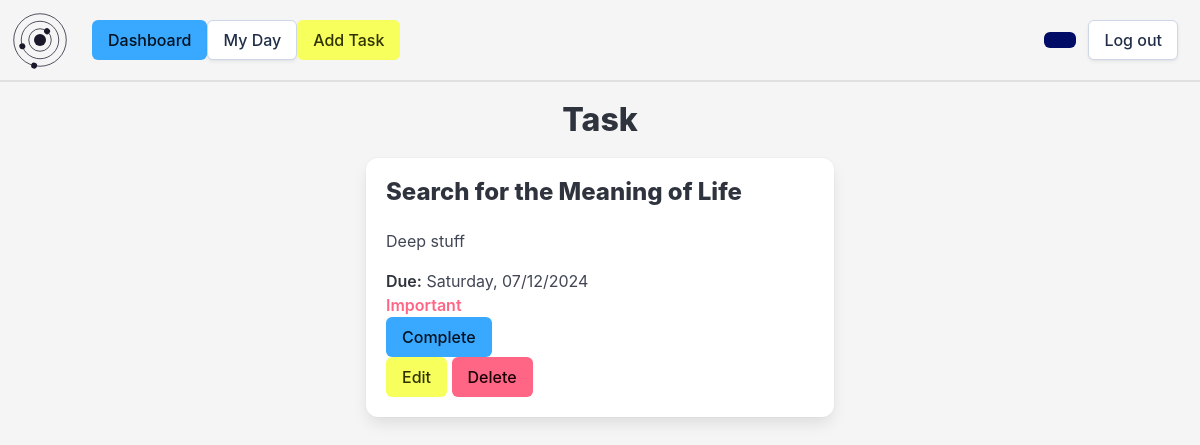
The app's page /task/ac76f1a1-8ae4-44cd-9612-8a9a358b25b8, older data.
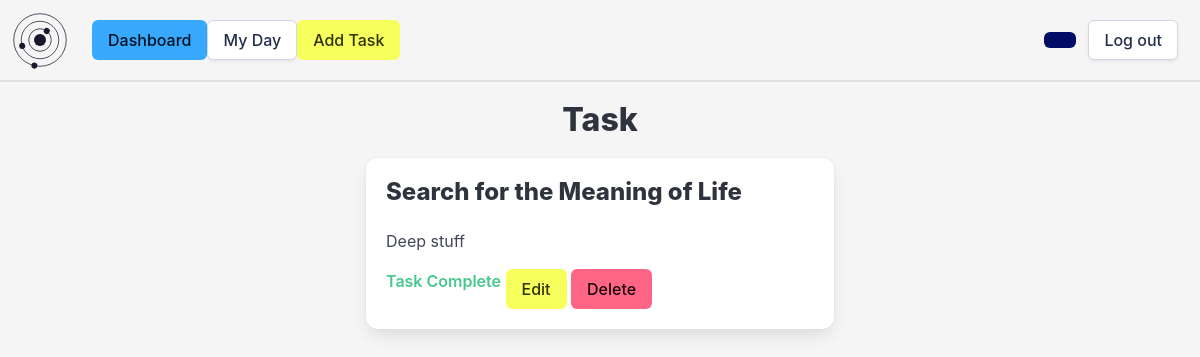
The same page, newer data.
### setup_db.py (models this page shows)
class Task(Base):
    __tablename__ = 'tasks'
    task_id = Column(String, primary_key=True)
    name = Column(String, nullable=False)
    details = Column(String)
    important = Column(Boolean, nullable=False)
    due_date = Column(DateTime, nullable=False)
    completed = Column(Boolean, nullable=False)
    user_id = Column(String, ForeignKey('userdetails.id'), nullable=False)
    group_id = Column(String, ForeignKey('groups.group_id'), nullable=False)
    user = relationship('User', back_populates='tasks')
    groups = relationship('Group', back_populates='tasks')

### app.py (the view)
@app.route('/task/<task_id>')
def viewTask(task_id):
    task = sessionDb.query(Task).filter(Task.task_id == task_id).first()
    group = sessionDb.query(Group).filter(Group.group_id == task.group_id).first()
    return render_template('task.html', task=task, group=group)

### templates/task.html (shortened to what this page needs)
{% extends 'base_loggedin.html' %}
{% block heading %}Task{% endblock %}
{% block content %}
    <div class="container">
        <div class="columns is-centered">
            <div class="column is-half">
                <div class="box">
                    <h2 class="title is-4">{{ task.name }}</h2>
                    <p>{{ task.details }}</p>
                    {% if not task.completed %}
                        <strong>Due:</strong> {{ task.due_date.strftime('%A, %d/%m/%Y') }}<br>
                        {% if task.important %}
                            <strong class="has-text-danger circle-header">Important</strong><br>
                        {% endif %}
                        <form action="/complete" method="POST">
                            <input type="submit" value="Complete" class="button is-primary">
                        </form>
                    {% else %}
                        <strong class="has-text-success">Task Complete</strong>
                    {% endif %}
                    <a href="/edittask/{{ task.task_id }}" class="button is-info">Edit</a>
                    <a href="/deletetask/{{ task.task_id }}" class="button is-danger">Delete</a>
                </div>
            </div>
        </div>
    </div>
{% endblock %}

Row changes from the older to the newer data that the page shows:
changed Task "Search for the Meaning of Life": completed False → True (drawn); due_date "Saturday, 07/12/2024" → (not shown)
Text that changed along with them:
form field value: "Complete" → (not shown)
text no longer shown: "Due: Important"
text now shown: "Task Complete"
